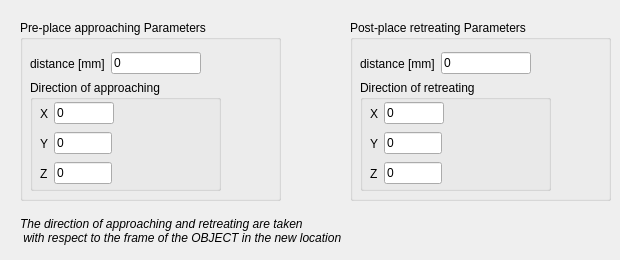
   <widget class="QWidget" name="tab_place">
    <attribute name="title">
     <string>Place settings</string>
    </attribute>
    <widget class="QGroupBox" name="groupBox_pre_place">
     <property name="geometry">
      <rect>
       <x>20</x>
       <y>20</y>
       <width>261</width>
       <height>181</height>
      </rect>
     </property>
     <property name="title">
      <string>Pre-place approaching Parameters</string>
     </property>
     <widget class="QWidget" name="layoutWidget_dist_4">
      <property name="geometry">
       <rect>
        <x>10</x>
        <y>30</y>
        <width>171</width>
        <height>27</height>
       </rect>
      </property>
      <layout class="QHBoxLayout" name="horizontalLayout_22">
       <item>
        <widget class="QLabel" name="label_39">
         <property name="text">
          <string>distance [mm]</string>
         </property>
        </widget>
       </item>
       <item>
        <widget class="QLineEdit" name="lineEdit_pre_place_dist">
         <property name="text">
          <string>0</string>
         </property>
        </widget>
       </item>
      </layout>
     </widget>
     <widget class="QGroupBox" name="groupBox_12">
      <property name="geometry">
       <rect>
        <x>10</x>
        <y>60</y>
        <width>191</width>
        <height>111</height>
       </rect>
      </property>
      <property name="title">
       <string>Direction of approaching</string>
      </property>
      <widget class="QWidget" name="layoutWidget_18">
       <property name="geometry">
        <rect>
         <x>10</x>
         <y>50</y>
         <width>72</width>
         <height>27</height>
        </rect>
       </property>
       <layout class="QHBoxLayout" name="horizontalLayout_38">
        <item>
         <widget class="QLabel" name="label_106">
          <property name="text">
           <string>Y</string>
          </property>
         </widget>
        </item>
        <item>
         <widget class="QLineEdit" name="lineEdit_pre_place_y">
          <property name="text">
           <string>0</string>
          </property>
         </widget>
        </item>
       </layout>
      </widget>
      <widget class="QWidget" name="layoutWidget_19">
       <property name="geometry">
        <rect>
         <x>10</x>
         <y>80</y>
         <width>72</width>
         <height>27</height>
        </rect>
       </property>
       <layout class="QHBoxLayout" name="horizontalLayout_39">
        <item>
         <widget class="QLabel" name="label_107">
          <property name="text">
           <string>Z</string>
          </property>
         </widget>
        </item>
        <item>
         <widget class="QLineEdit" name="lineEdit_pre_place_z">
          <property name="text">
           <string>0</string>
          </property>
         </widget>
        </item>
       </layout>
      </widget>
      <widget class="QWidget" name="layoutWidget_eng_tol_pos_6">
       <property name="geometry">
        <rect>
         <x>10</x>
         <y>20</y>
         <width>74</width>
         <height>27</height>
        </rect>
       </property>
       <layout class="QHBoxLayout" name="horizontalLayout_40">
        <item>
         <widget class="QLabel" name="label_108">
          <property name="text">
           <string>X</string>
          </property>
         </widget>
        </item>
        <item>
         <widget class="QLineEdit" name="lineEdit_pre_place_x">
          <property name="text">
           <string>0</string>
          </property>
         </widget>
        </item>
       </layout>
      </widget>
     </widget>
    </widget>
    <widget class="QGroupBox" name="groupBox_post_place">
     <property name="geometry">
      <rect>
       <x>350</x>
       <y>20</y>
       <width>261</width>
       <height>181</height>
      </rect>
     </property>
     <property name="title">
      <string>Post-place retreating Parameters</string>
     </property>
     <widget class="QWidget" name="layoutWidget_dist_3">
      <property name="geometry">
       <rect>
        <x>10</x>
        <y>30</y>
        <width>171</width>
        <height>27</height>
       </rect>
      </property>
      <layout class="QHBoxLayout" name="horizontalLayout_21">
       <item>
        <widget class="QLabel" name="label_38">
         <property name="text">
          <string>distance [mm]</string>
         </property>
        </widget>
       </item>
       <item>
        <widget class="QLineEdit" name="lineEdit_post_place_dist">
         <property name="text">
          <string>0</string>
         </property>
        </widget>
       </item>
      </layout>
     </widget>
     <widget class="QGroupBox" name="groupBox_11">
      <property name="geometry">
       <rect>
        <x>10</x>
        <y>60</y>
        <width>191</width>
        <height>111</height>
       </rect>
      </property>
      <property name="title">
       <string>Direction of retreating</string>
      </property>
      <widget class="QWidget" name="layoutWidget_16">
       <property name="geometry">
        <rect>
         <x>10</x>
         <y>50</y>
         <width>72</width>
         <height>27</height>
        </rect>
       </property>
       <layout class="QHBoxLayout" name="horizontalLayout_35">
        <item>
         <widget class="QLabel" name="label_103">
          <property name="text">
           <string>Y</string>
          </property>
         </widget>
        </item>
        <item>
         <widget class="QLineEdit" name="lineEdit_post_place_y">
          <property name="text">
           <string>0</string>
          </property>
         </widget>
        </item>
       </layout>
      </widget>
      <widget class="QWidget" name="layoutWidget_17">
       <property name="geometry">
        <rect>
         <x>10</x>
         <y>80</y>
         <width>72</width>
         <height>27</height>
        </rect>
       </property>
       <layout class="QHBoxLayout" name="horizontalLayout_36">
        <item>
         <widget class="QLabel" name="label_104">
          <property name="text">
           <string>Z</string>
          </property>
         </widget>
        </item>
        <item>
         <widget class="QLineEdit" name="lineEdit_post_place_z">
          <property name="text">
           <string>0</string>
          </property>
         </widget>
        </item>
       </layout>
      </widget>
      <widget class="QWidget" name="layoutWidget_eng_tol_pos_5">
       <property name="geometry">
        <rect>
         <x>10</x>
         <y>20</y>
         <width>74</width>
         <height>27</height>
        </rect>
       </property>
       <layout class="QHBoxLayout" name="horizontalLayout_37">
        <item>
         <widget class="QLabel" name="label_105">
          <property name="text">
           <string>X</string>
          </property>
         </widget>
        </item>
        <item>
         <widget class="QLineEdit" name="lineEdit_post_place_x">
          <property name="text">
           <string>0</string>
          </property>
         </widget>
        </item>
       </layout>
      </widget>
     </widget>
    </widget>
    <widget class="QLabel" name="label_pick_2">
     <property name="geometry">
      <rect>
       <x>20</x>
       <y>210</y>
       <width>441</width>
       <height>41</height>
      </rect>
     </property>
     <property name="font">
      <font>
       <italic>true</italic>
       <underline>false</underline>
      </font>
     </property>
     <property name="text">
      <string>The direction of approaching and retreating are taken 
 with respect to the frame of the OBJECT in the new location</string>
     </property>
    </widget>
   </widget>
